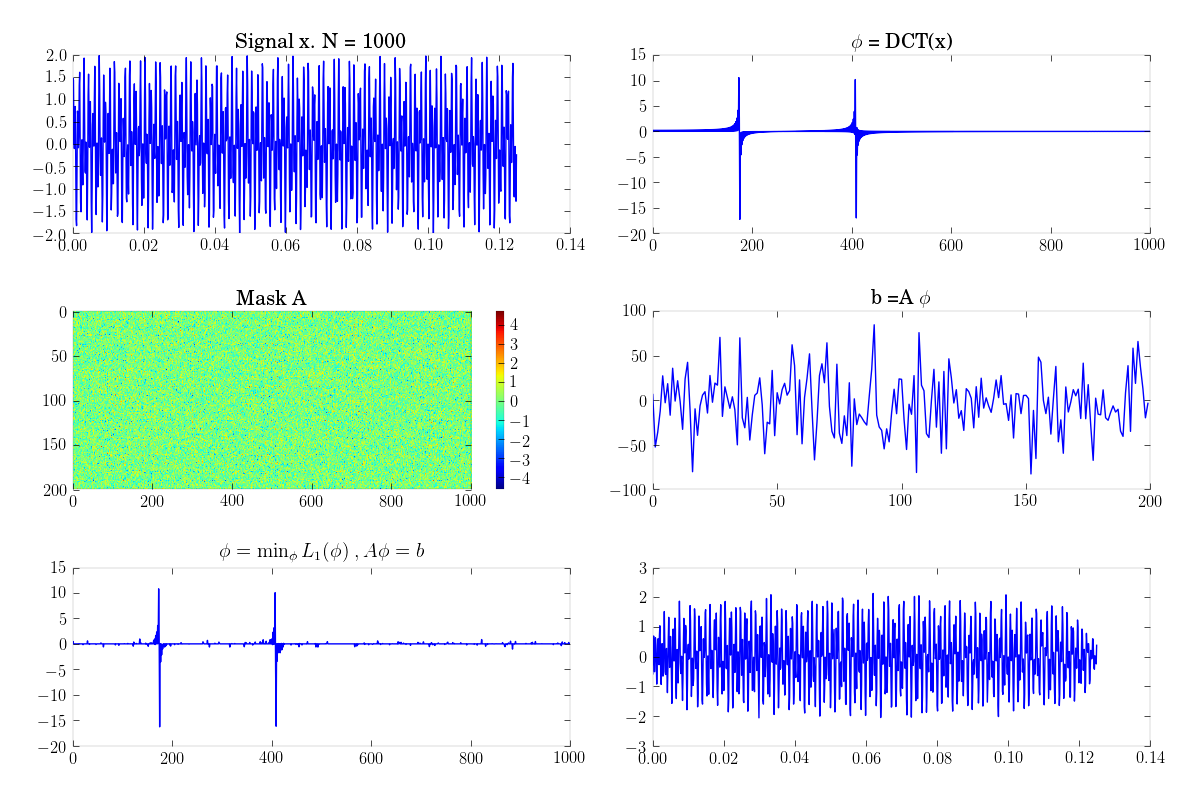

Generate this figure with Python:
"""magic_reconstruction.py: 

    still not working.
"""
    
__author__           = "Dilawar Singh"
__copyright__        = "Copyright 2017-, Dilawar Singh"
__version__          = "1.0.0"
__maintainer__       = "Dilawar Singh"
__email__            = "[email redacted]"
__status__           = "Development"

import sys
import os
import numpy as np
import math
import scipy.fftpack
import scipy.linalg
import scipy.optimize

import matplotlib as mpl
import matplotlib.pyplot as plt
from pyCSalgos.BP.l1eq_pd import l1eq_pd
import pypgfplots


try:
    mpl.style.use( 'classic' )
except Exception as e:
    pass
mpl.rcParams['axes.linewidth'] = 0.1
plt.rc('text', usetex=True)
plt.rc('font', family='serif')


plt.figure( figsize = (12, 8 ) )
gridSize = (3, 2)
ax1 = plt.subplot2grid( gridSize, (0,0), colspan = 1 )
ax2 = plt.subplot2grid( gridSize, (0,1), colspan = 1 )
ax3 = plt.subplot2grid( gridSize, (1,0), colspan = 1 )
ax4 = plt.subplot2grid( gridSize, (1,1), colspan = 1 )
ax5 = plt.subplot2grid( gridSize, (2,0), colspan = 1 )
ax6 = plt.subplot2grid( gridSize, (2,1), colspan = 1 )

# For N = 5000, k = 500, it takes ever to solve.
N, k = 1000, 200
t = np.arange( 0, 1/8.0, 1.0 / (N * 8.0) )
atone = np.sin( 1394 * math.pi * t ) + np.sin( 3266 * math.pi * t )
np.savetxt( '_tone.dat', np.vstack((t, atone)).T )

ax1.plot( t, atone )
ax1.set_title( 'Signal x. N = %d' % N )

atoneDct = scipy.fftpack.dct( atone, norm = 'ortho' )
np.savetxt( '_tone_dct.dat', atoneDct )
ax2.plot( atoneDct )
ax2.set_title( '$\phi$ = DCT(x)' )
#  ax2.set_xlim( [0, 600 ])


# random sampling
A = np.random.randn( k, N )
np.savetxt( '_measurement_matrix_dct.dat', A )

sampleI = np.random.choice( range( len( atone ) ), k )
fig = ax3.imshow( A, aspect = 'auto' )
ax3.set_title( 'Mask A' )
plt.colorbar( fig, ax = ax3 )

# Sample using A
b = np.dot( A, atoneDct )
np.savetxt( '_measurements_dct.dat', b )


ax4.plot( b )
ax4.set_title(  'b =A $\phi$' )
ax4.legend(loc='best', framealpha=0.4)


print( 'Solving using CS' )
# compressed sensing solution.
print( atoneDct.shape, A.shape, b.shape )
x0 =  np.dot( A.T, b )
print( 'Computed x0' )
bcs = l1eq_pd( x0, A, [ ], b )
np.savetxt( '_result_dct.dat', bcs )
print( 'Error', np.linalg.norm( x0 - bcs ) )

ax5.plot( bcs )
#  ax4.set_xlim( [0, 600 ] )
ax5.set_title( "$\phi = \min_\phi L_1(\phi) \;, A \phi=b$ " )

# reconstruction.
res = scipy.fftpack.idct( bcs, norm = 'ortho' )
np.savetxt( '_result_tone.dat', np.vstack( (t, res) ).T )
ax6.plot( t, res )

plt.tight_layout( pad = 2 )
plt.savefig( 'magic_reconstruction.png' )
